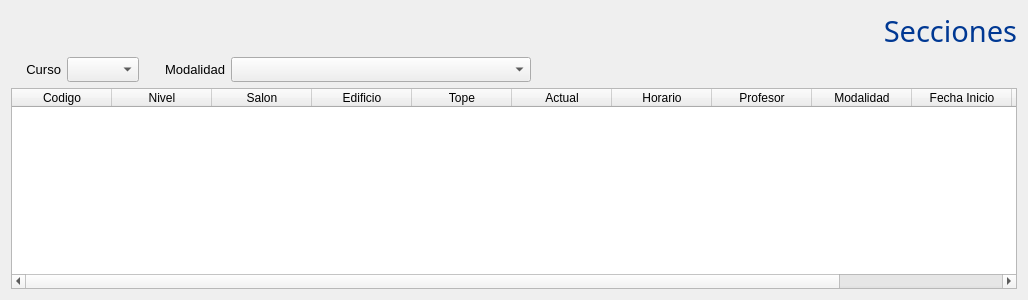
<?xml version="1.0" encoding="UTF-8"?>
<ui version="4.0">
 <class>secciones</class>
 <widget class="QWidget" name="secciones">
  <property name="geometry">
   <rect>
    <x>0</x>
    <y>0</y>
    <width>1028</width>
    <height>300</height>
   </rect>
  </property>
  <property name="windowTitle">
   <string>Form</string>
  </property>
  <layout class="QVBoxLayout" name="verticalLayout">
   <item>
    <widget class="QLabel" name="label">
     <property name="font">
      <font>
       <family>Gill Sans MT</family>
       <pointsize>22</pointsize>
       <weight>50</weight>
       <italic>false</italic>
       <bold>false</bold>
      </font>
     </property>
     <property name="styleSheet">
      <string notr="true">font: 22pt &quot;Gill Sans MT&quot;;
color: rgb(00,56,147);</string>
     </property>
     <property name="text">
      <string>Secciones</string>
     </property>
     <property name="alignment">
      <set>Qt::AlignRight|Qt::AlignTrailing|Qt::AlignVCenter</set>
     </property>
    </widget>
   </item>
   <item>
    <layout class="QHBoxLayout" name="horizontalLayout">
     <item>
      <widget class="QLabel" name="Curso">
       <property name="minimumSize">
        <size>
         <width>50</width>
         <height>0</height>
        </size>
       </property>
       <property name="maximumSize">
        <size>
         <width>50</width>
         <height>16777215</height>
        </size>
       </property>
       <property name="font">
        <font>
         <family>Segoe UI</family>
         <pointsize>10</pointsize>
         <weight>50</weight>
         <bold>false</bold>
        </font>
       </property>
       <property name="text">
        <string>Curso</string>
       </property>
       <property name="textFormat">
        <enum>Qt::AutoText</enum>
       </property>
       <property name="alignment">
        <set>Qt::AlignRight|Qt::AlignTrailing|Qt::AlignVCenter</set>
       </property>
      </widget>
     </item>
     <item>
      <widget class="QComboBox" name="curso">
       <property name="minimumSize">
        <size>
         <width>0</width>
         <height>25</height>
        </size>
       </property>
       <property name="font">
        <font>
         <family>Segoe UI</family>
         <pointsize>9</pointsize>
        </font>
       </property>
      </widget>
     </item>
     <item>
      <widget class="QLabel" name="label_2">
       <property name="minimumSize">
        <size>
         <width>80</width>
         <height>0</height>
        </size>
       </property>
       <property name="font">
        <font>
         <family>Segoe UI</family>
         <pointsize>10</pointsize>
        </font>
       </property>
       <property name="text">
        <string>Modalidad</string>
       </property>
       <property name="alignment">
        <set>Qt::AlignRight|Qt::AlignTrailing|Qt::AlignVCenter</set>
       </property>
      </widget>
     </item>
     <item>
      <widget class="QComboBox" name="modalidad">
       <property name="minimumSize">
        <size>
         <width>300</width>
         <height>25</height>
        </size>
       </property>
       <property name="font">
        <font>
         <family>Segoe UI</family>
         <pointsize>9</pointsize>
        </font>
       </property>
      </widget>
     </item>
     <item>
      <spacer name="horizontalSpacer">
       <property name="orientation">
        <enum>Qt::Horizontal</enum>
       </property>
       <property name="sizeHint" stdset="0">
        <size>
         <width>78</width>
         <height>17</height>
        </size>
       </property>
      </spacer>
     </item>
    </layout>
   </item>
   <item>
    <widget class="QTableWidget" name="tabla">
     <property name="font">
      <font>
       <family>Segoe UI</family>
       <pointsize>9</pointsize>
      </font>
     </property>
     <column>
      <property name="text">
       <string>Codigo</string>
      </property>
     </column>
     <column>
      <property name="text">
       <string>Nivel</string>
      </property>
     </column>
     <column>
      <property name="text">
       <string>Salon</string>
      </property>
     </column>
     <column>
      <property name="text">
       <string>Edificio</string>
      </property>
     </column>
     <column>
      <property name="text">
       <string>Tope</string>
      </property>
     </column>
     <column>
      <property name="text">
       <string>Actual</string>
      </property>
     </column>
     <column>
      <property name="text">
       <string>Horario</string>
      </property>
     </column>
     <column>
      <property name="text">
       <string>Profesor</string>
      </property>
     </column>
     <column>
      <property name="text">
       <string>Modalidad</string>
      </property>
     </column>
     <column>
      <property name="text">
       <string>Fecha Inicio</string>
      </property>
     </column>
     <column>
      <property name="text">
       <string>Periodo</string>
      </property>
     </column>
     <column>
      <property name="text">
       <string>Status</string>
      </property>
     </column>
    </widget>
   </item>
  </layout>
 </widget>
 <resources/>
 <connections/>
</ui>
